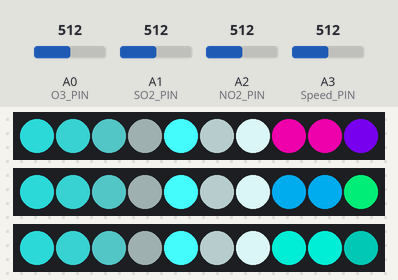
Bench run of a sketch on a simulated Arduino Uno, built with avr-gcc and run on an emulated ATmega328P. Shown: 3 × 10 RGB LEDs in strip order, left to right. The inputs (shaded band) are chosen by the test bench; at power-on: A0 (O3_PIN) = 512, A1 (SO2_PIN) = 512, A2 (NO2_PIN) = 512, A3 (Speed_PIN) = 512.

Above: at 0.98 s.
1.3 s: A0 (O3_PIN) set to 716
At 4.1 s:
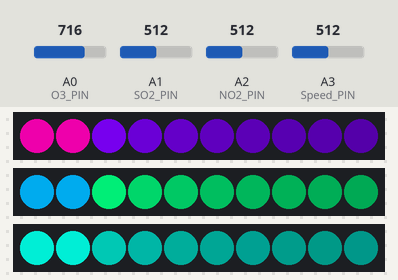
5.7 s: A1 (SO2_PIN) set to 992
At 8.76 s:
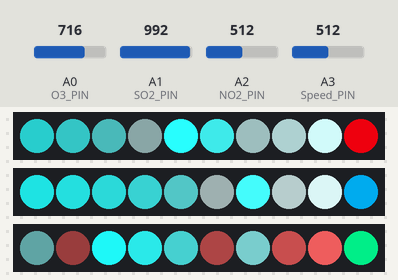
10.8 s: A2 (NO2_PIN) set to 30
13.5 s: A0 (O3_PIN) set to 992
At 17.31 s:
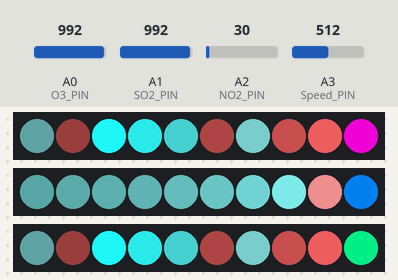
19.4 s: A2 (NO2_PIN) set to 716
22.9 s: A1 (SO2_PIN) set to 30
At 29.8 s:
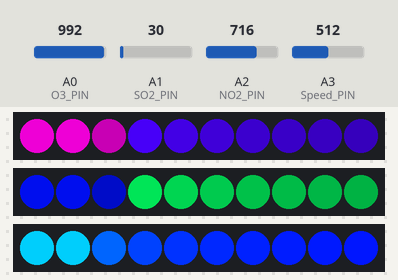

The sketch:

main.ino
```cpp
#define O3_PIN A0    //For O3 sensor
#define SO2_PIN A1   //For SO2 sensor
#define NO2_PIN A2   //For NO2 sensor
#define Speed_PIN A3 //Speed value for potentiometer
#define LED_COUNT 10
#define LED_PIN1 10
#define LED_PIN2 9
#define LED_PIN3 8
#include <Adafruit_NeoPixel.h>
#include <math.h>
//O3, NO2, SO2/ in, out/ r,g,b
int colors[3][2][3]; //3 strips, 2 in/out colours, 3 RGB values

Adafruit_NeoPixel strip1 = Adafruit_NeoPixel(LED_COUNT, LED_PIN1, NEO_GRB + NEO_KHZ800);
Adafruit_NeoPixel strip2 = Adafruit_NeoPixel(LED_COUNT, LED_PIN2, NEO_GRB + NEO_KHZ800);
Adafruit_NeoPixel strip3 = Adafruit_NeoPixel(LED_COUNT, LED_PIN3, NEO_GRB + NEO_KHZ800);
int d_time(int del);
void breatheIn(void);
void breatheOut(void);
void changeO3(void);
void changeSO2(void);
void changeNO2(void);

void setup()
{
  Serial.begin(9600);
  for (int i = 0; i < 3; i++)
  {
    switch (i)
    {
    case 0:
      strip1.begin();
      strip1.show();
      break;
    case 1:
      strip2.begin();
      strip2.show();
      break;
    case 2:
      strip3.begin();
      strip3.show();
      break;
    }
  }
}

void loop(void)
{
  changeO3();
  changeSO2();
  changeNO2();
  breatheIn();
  delay(d_time(analogRead(Speed_PIN)));
  breatheOut();
  delay(d_time(analogRead(Speed_PIN)));
}

int d_time(int del)
{
  return map(del, 15, 200, 50, 175);
}
void breatheIn(void)
{
  for (int i = LED_COUNT - 1; i >= 0; i--)
  {
    for (int j = 0; j < LED_COUNT; j++)
    {
      float scale = abs(i - j);
      if (scale > 0)
      {
        scale = 1 / scale;
      }
      else
        scale = 1;
      for (int h = 0; h < 3; h++)
      {
        uint32_t color;
        if (j >= i)
          color = strip1.Color(colors[h][0][0] * scale, colors[h][0][1] * scale, colors[h][0][2] * scale);
        else
          color = strip1.Color(colors[h][1][0] * scale, colors[h][1][1] * scale, colors[h][1][2] * scale);
        switch (h)
        {
        case 0:
          strip1.setPixelColor(j, color);
          break;
        case 1:
          strip2.setPixelColor(j, color);
          break;
        case 2:
          strip3.setPixelColor(j, color);
          break;
        }
      }
    }
    for (int h = 0; h < 3; h++)
    {
      switch (h)
      {
      case 0:
        strip1.show();
        break;
      case 1:
        strip2.show();
        break;
      case 2:
        strip3.show();
        break;
      }
    }
    delay(d_time(analogRead(Speed_PIN)));
  }
}
void breatheOut(void)
{
  for (int i = 0; i < LED_COUNT; i++)
  {
    for (int j = 0; j < LED_COUNT; j++)
    {
      float scale = abs(i - j);
      if (scale > 0)
      {
        scale = 1 / scale;
      }
      else
        scale = 1;
      for (int h = 0; h < 3; h++)
      {
        uint32_t color;
        if (j <= i)
          color = strip1.Color(colors[h][1][0] * scale, colors[h][1][1] * scale, colors[h][1][2] * scale);
        else
          color = strip1.Color(colors[h][0][0] * scale, colors[h][0][1] * scale, colors[h][0][2] * scale);
        switch (h)
        {
        case 0:
          strip1.setPixelColor(j, color);
          break;
        case 1:
          strip2.setPixelColor(j, color);
          break;
        case 2:
          strip3.setPixelColor(j, color);
          break;
        }
      }
    }
    for (int h = 0; h < 3; h++)
    {
      switch (h)
      {
      case 0:
        strip1.show();
        break;
      case 1:
        strip2.show();
        break;
      case 2:
        strip3.show();
        break;
      }
    }
    delay(d_time(analogRead(Speed_PIN)));
  }
}

void changeO3(void)
{
  int o3Value = analogRead(O3_PIN);
  o3Value = map(o3Value, 102, 184, 0, 1023);

  colors[0][0][0] = 200;
  colors[0][0][1] = 0;
  colors[0][0][2] = map(o3Value, 0, 1023, 150, 200);

  o3Value = 1023 - o3Value;
  colors[0][1][0] = 200;
  colors[0][1][1] = map(o3Value, 0, 1023, 0, 200);
  colors[0][1][2] = map(o3Value, 0, 1023, 0, 200);
}

void changeNO2(void)
{
  int no2Value = analogRead(NO2_PIN);
  no2Value = map(no2Value, 102, 184, 0, 1023);

  colors[1][0][0] = 0;
  colors[1][0][1] = map(no2Value, 0, 1023, 150, 200);
  colors[1][0][2] = 200;

  no2Value = 1023 - no2Value;
  colors[1][1][0] = 200;
  colors[1][1][1] = map(no2Value, 0, 1023, 0, 200);
  colors[1][1][2] = map(no2Value, 0, 1023, 0, 200);
}

void changeSO2(void)
{
  int so2Value = analogRead(SO2_PIN);
  so2Value = map(so2Value, 102, 184, 0, 1023);

  colors[2][0][0] = 0;
  colors[2][0][1] = 200;
  colors[2][0][2] = map(so2Value, 80, 1023, 20, 50);

  so2Value = 1023 - so2Value;
  colors[2][1][0] = 200;
  colors[2][1][1] = map(so2Value, 0, 1023, 0, 200);
  colors[2][1][2] = map(so2Value, 0, 1023, 0, 200);
}
```

Measured:
- after the input at 5.7 s, the LEDs: first differ from a run without the input after 2.9 s (image 2)
- after the input at 13.5 s, the LEDs: first differ from a run without the input after 3.6 s (image 3)
- after the input at 22.9 s, the LEDs: first differ from a run without the input after 2.8 s (image 4 shows a later state)
- what the display in image 1 shows lasts 0.8 s, from 3.5 s to 4.3 s
